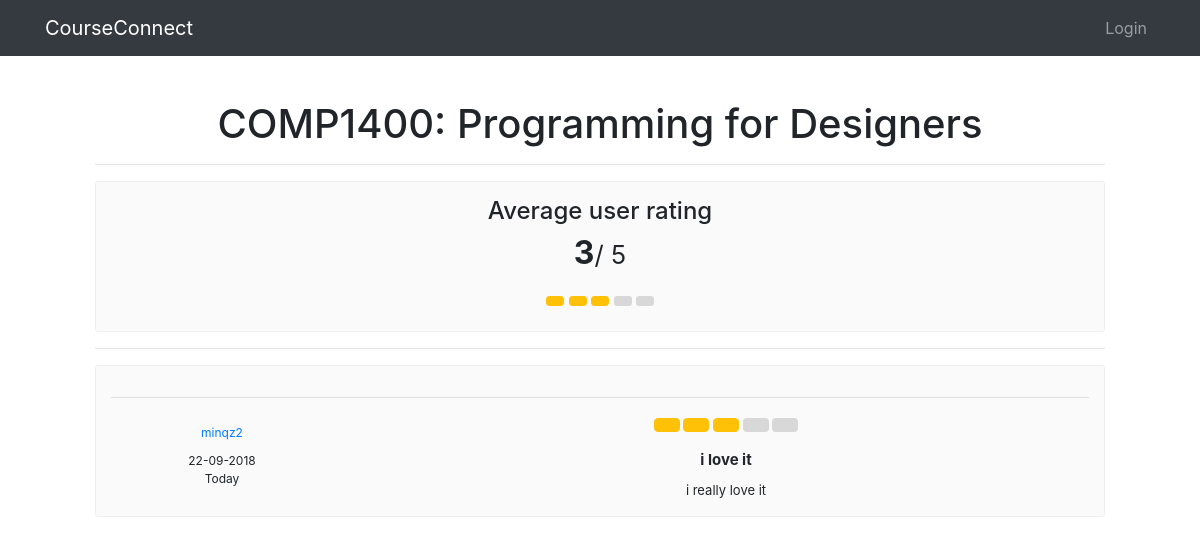
The app's page /course/2, older data.
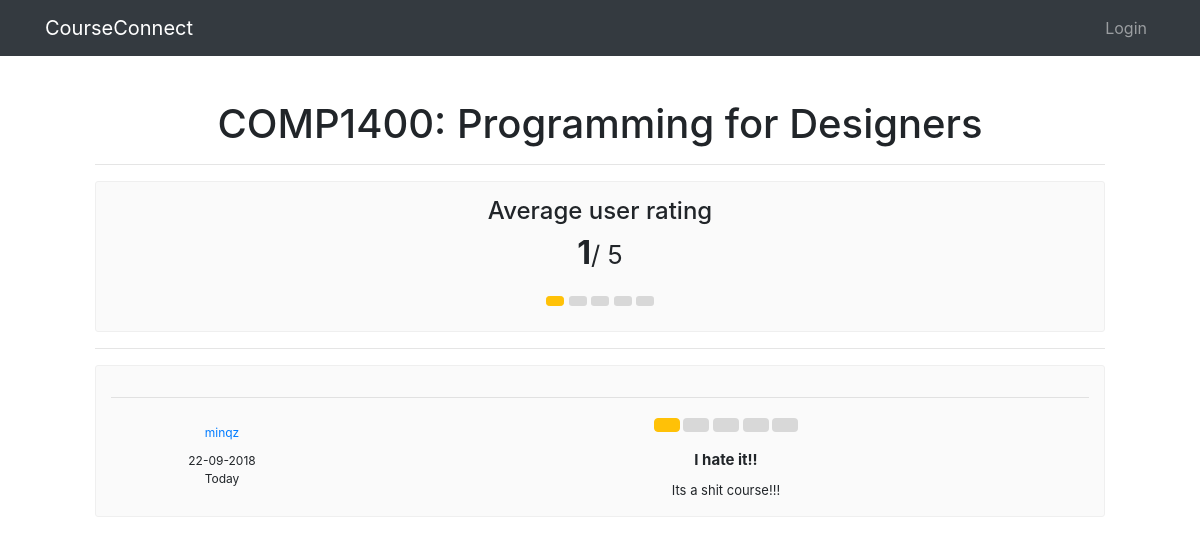
The same page, newer data.
### dan/models.py (models this page shows, shortened)
class Course(db.Model):
    __tablename__ = "course"
    id = db.Column(db.Integer, primary_key=True)
    name = db.Column(db.String(64), nullable=False, unique=False)
    code = db.Column(db.String(16), nullable=False, unique=True)
    rating = db.Column(db.Integer)
    reviews = db.relationship('CourseReview', backref='course', lazy=True)

class CourseReview(db.Model):
    __tablename__ = "coursereview"
    id = db.Column(db.Integer, primary_key=True)
    course_id = db.Column(db.Integer, db.ForeignKey('course.id'))
    user_id = db.Column(db.Integer, db.ForeignKey('user.id'))
    title = db.Column(db.String(128))
    review = db.Column(db.String(128))
    rating = db.Column(db.Integer)
    date = db.Column(db.DateTime, nullable=True)
    user_grade = db.Column(db.Integer)

class User(UserMixin, db.Model):
    __tablename__ = "user"
    id = db.Column(db.Integer, primary_key=True)
    username = db.Column(db.String(128), nullable=False, unique=True)
    email = db.Column(db.String(128), nullable=False, unique=True)
    password_hash = db.Column(db.String(128))
    reviews = db.relationship('CourseReview', backref='user', lazy=True)

### dan/views.py (the view)
@app.route('/course/<int:course_id>')
def course(course_id):
    course = Course.query.get(course_id)
    return render_template('course.html', course=course)

### dan/templates/course.html (shortened to what this page needs)
{% extends "layout.html" %}
{% block content %}
    <h1>{{ course.code }}: {{ course.name }}</h1>
    <hr>
    <div class="row">
        <div class="col-sm-12">
            <div class="rating-block">
                <h4>Average user rating</h4>
                <h2 class="bold padding-bottom-7">{{course.rating }}<small>/ 5</small></h2>
                {% for i in range(course.rating|int) %}
                <button type="button" class="btn btn-warning btn-sm" aria-label="Left Align">
                </button>
                {% endfor %}
                {% for i in range(5-course.rating|int) %}
                <button type="button" class="btn btn-default btn-grey btn-sm" aria-label="Left Align">
                </button>
                {% endfor %}
            </div>
        </div>
    </div>
    <div class="row">
        <div class="col-sm-12">
            <hr/>
            <div class="review-block">
                {% for review in course.reviews %}
                <hr/>
                <div class="row">
                    <div class="col-sm-3">
                        <div class="review-block-name"><a href="{{url_for('profile_user', user_id=review.user_id)}}">{{review.user.username}}</a></div>
                        <div class="review-block-date">{{review.date.strftime("%d-%m-%Y")}}<br/>Today</div>
                    </div>
                    <div class="col-sm-9">
                        <div class="review-block-rate">
                            {% for i in range(review.rating|int) %}
                            <button type="button" class="btn btn-warning btn-xs" aria-label="Left Align">
                            </button>
                            {% endfor %}
                            {% for i in range(5-review.rating|int) %}
                            <button type="button" class="btn btn-default btn-grey btn-xs" aria-label="Left Align">
                            </button>
                            {% endfor %}
                        </div>
                        <div class="review-block-title">{{review.title}}</div>
                        <div id="w74" class="review-block-description">{{review.review}}</div>
                    </div>
                </div>
                {% endfor %}
            </div>
        </div>
    </div>
{% endblock %}

Row changes from the older to the newer data that the page shows:
changed Course "COMP1400": rating "3" → "1"
changed CourseReview: user.username "minqz2" → "minqz"; rating 3 → 1 (drawn); title "i love it" → "I hate it!!"; review "i really love it" → "Its a shit course!!!"
